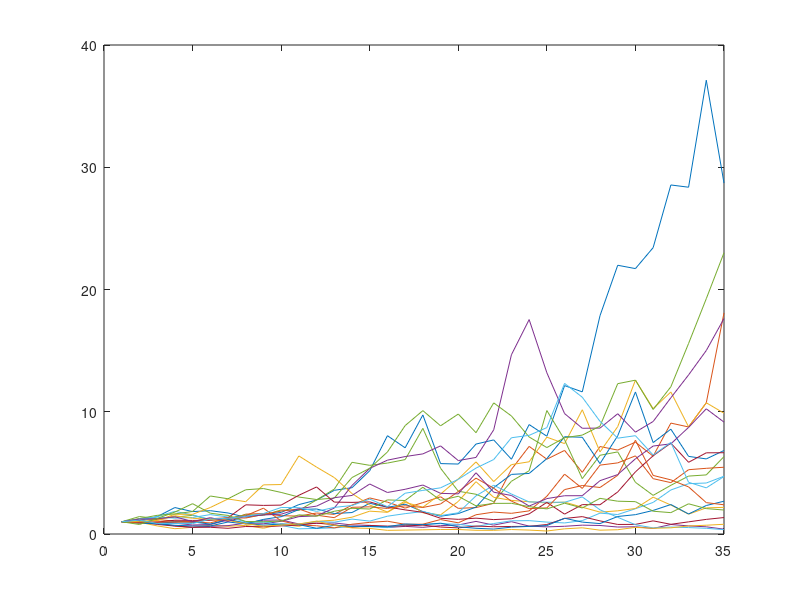

The MATLAB source for this figure:
clc;
Spot = 1;
maturity = 35;
sig = 0.23;
mu = 0.07;
m = 35;
dt = maturity/m;

S = zeros(m,1);
t = zeros(m,1);

disp('simulating index values')
S = ones(10000,m);
%S(1) = Spot;
t(1) = 0;
T = maturity;
for n = 1:10000
    for i = 2:m
        
        T = T-dt;
        z = randn;
        
        S(n,i) = S(n,i-1) * exp((mu-sig*sig/2)*dt + sig*sqrt(dt)*z);
        t(i) = maturity - T;
        
    end
end

ret_index = ones(10000,m);
for n = 1:10000
    for i = 2:m
        
        ret_index(n,i) = S(n,i)/S(n,i-1)-1;
    end
end
disp('Sample plot of index for 20 simulations')
plot(1:35,S(1:20,:))
%%Portfolio S1
disp('--------------------------------------')

disp('Portfolio S1')
P1 = zeros(1,m);
P1(1,1) = 10000;

for j = 1:m-1
    P1(1,j+1) = P1(1,j)*1.03 + 10000;
end
P1(1,m) = P1(1,m);
disp('Value of Portfolio S1 at the end of 35 years period')
P1(1,35)
disp('--------------------------------------')



%Portfolio S2
disp('--------------------------------------')
disp('Portfolio S2')
P2 = zeros(n,m);
P2(:,1) = 10000;

for j=2:m
    for i = 1:10000
        P2(i,j) = (1+(ret_index(i,j)))*P2(i,j-1) + 10000;
    end
end


%Calculate probability of final portfolio value exceeding $1M
for j=1:10000
    if P2(j,m)>1000000
        P_2M(j,1)=1;
    end
end


Prob_avg = mean(P_2M(:,1))
Prob_std = std(P_2M(:,1))
P2_Std_Err_Prob = Prob_std/sqrt(10000)
P2_avg = mean(P2(:,m))
P2_med = median(P2(:,m))
P2_Std_Err_Avg = std(P2(:,m))/sqrt(10000)
P2_stddev = std(P2(:,m))
P2_perc10 = prctile(P2(:,m),10)
P2_perc50 = prctile(P2(:,m),50)
P2_perc90 = prctile(P2(:,m),90)
disp('--------------------------------------')

%Strategy 3
disp('--------------------------------------')
disp('Portfolio S3')
P3 = zeros(10000,m);
P3(:,1) = 10000;
P3_1M = zeros(n,1);

for j=2:m
    for i = 1:10000
        P3(i,j) = ((1+(ret_index(i,j)))*P3(i,j-1)*0.5) + (0.5*P3(i,j-1)*1.03) + 10000;
    end
end

%Calculate probability of final portfolio value exceeding $1M
for j=1:10000
    if P3(j,m)>1000000
        P3_1M(j,1)=1;
    end
end

Prob_avg3 = mean(P3_1M(:,1))
Prob_std3 = std(P3_1M(:,1))
P2_Std_Err_Prob = Prob_std3/sqrt(10000)
P3_avg = mean(P3(:,m))
P3_med = median(P3(:,m))
P3_stddev = std(P3(:,m))
P3_Std_Err_Avg = P3_stddev/sqrt(10000)
P3_perc10 = prctile(P3(:,m),10)
P3_perc50 = prctile(P3(:,m),50)
P3_perc90 = prctile(P3(:,m),90)

disp('--------------------------------------')

% Dynamic rebalancing strategy
disp('--------------------------------------')
disp('Portfolio S4: Dynamic rebalancing Strategy')
P4 = zeros(n,m);
P4(:,1) = 10000;
P4_1M = zeros(n,1);
sharpe = zeros(1,m);

for j=3:m
    %Growth optimal portfolio
    sharpe(1,j) = (mean(ret_index(:,j-1)-0.03))/var(ret_index(:,j-1));
end
sharpe(1,1)=0.5;
sharpe(1,2)=0.5;
for j=2:m
    for i = 1:n
        P4(i,j) = ((1+(ret_index(i,j)))*P4(i,j-1)*sharpe(1,j-1)) + ((1-sharpe(1,j-1))*P4(i,j-1)*1.03) + 10000;
    end
end


%Calculate probability of final portfolio value exceeding $1M
for j=1:n
    if P4(j,m)>1000000
        P4_1M(j,1)=1;
    end
end

disp('b* calculated every year and portfolio re-balanced on calculated b*')
Prob_avg4 = mean(P4_1M(:,1))
Prob_std4 = std(P4_1M(:,1))
%Strategy 4 - Portfolio Value
P4_Std_Err_Prob = Prob_std4/sqrt(10000)
P4_avg = mean(P4(:,m))
P4_med = median(P4(:,m))
P4_stddev = std(P4(:,m))
P4_Std_Err_Avg = P4_stddev/sqrt(10000)
disp('--------------------------------------')

disp('--------------------------------------')
disp('Constant ratio Rebalancing Strategy')
%Constant Ratio Rebalancing Strategy
P5 = zeros(n,m);
P5(:,1) = 10000;
P5_1M = zeros(n,1);
const_sharpe = zeros(1,m);


%Growth optimal portfolio

const_sharpe = (0.07-0.03)/(0.23^2)

sharpe(1,1)=0.5;
sharpe(1,2)=0.5;
for j=2:m
    for i = 1:n
        P5(i,j) = ((1+(ret_index(i,j)))*P5(i,j-1)*const_sharpe) + ((1-const_sharpe)*P5(i,j-1)*1.03) + 10000;
    end
end


%Calculate probability of final portfolio value exceeding $1M
for j=1:n
    if P5(j,m)>1000000
        P5_1M(j,1)=1;
    end
end

disp('b* calculated at initial time based on mu=7, rf=3, sigma=0.23')
disp('Rebalancing done every year on constant b*')
Prob_avg5 = mean(P5_1M(:,1))
Prob_std5 = std(P5_1M(:,1))

P5_Std_Err_Prob = Prob_std5/sqrt(10000)
P5_avg = mean(P5(:,m))
P5_med = median(P5(:,m))
P5_stddev = std(P5(:,m))
P5_Std_Err_Avg = P5_stddev/sqrt(10000)

disp('--------------------------------------')

%Part C
disp('--------------------------------------')
disp('Part C. Portfolio S2 Calculating Probability of hitting 20000 before 5000 for portfolio ')

P2new = zeros(10000,m);
P2new(:,1) = 10000;
P2new_1N = zeros(10000,1);
P3new = zeros(10000,m);
P3new(:,1) = 10000;
P3new_1N = zeros(10000,1);


for j=2:m
    for i = 1:10000
        P2new(i,j) = (1+(ret_index(i,j)))*P2new(i,j-1);
    end
end
counter=0;
for j=1:10000
    index_5000=min(find(P2new(j,:)<=5000));
    index_20000=min(find(P2new(j,:)>=20000));
    if isempty(index_20000) && isempty(index_5000)
        counter = counter+1;
        P2new_IN(j,1)=0;
    elseif isempty(index_20000)
        P2new_IN(j,1)=0;
    elseif isempty(index_5000)
        P2new_IN(j,1)=1;
    else
        if index_5000<index_20000
            P2new_IN(j,1)=0;
        else P2new_IN(j,1)=1;
        end
    end
    
end
sum1=sum(P2new_IN)
Prob2_new_avg = sum1/(n-counter)
Std_Prob2_new = std(P2new_IN)/sqrt(n-counter)
disp('--------------------------------------')


%Strategy 3 - new
disp('--------------------------------------')
disp('Part C. Portfolio S3 Calculating Probability of hitting 20000 before 5000 for portfolio ')
for j=2:m
    for i = 1:10000
        P3new(i,j) = ((1+(ret_index(i,j)))*P3new(i,j-1)*0.5) + (0.5*P3new(i,j-1)*1.03);
    end
end
counter=0;
for j=1:n
    index_5000_3=min(find(P3new(j,:)<=5000));
    index_20000_3=min(find(P3new(j,:)>=20000));
    if isempty(index_20000) && isempty(index_5000)
        counter = counter+1;
        P3new_IN(j,1)=0;
    elseif isempty(index_20000_3)
        P3new_IN(j,1)=0;
    elseif isempty(index_5000_3)
        P3new_IN(j,1)=1;
    else
        if index_5000_3<index_20000_3
            P3new_IN(j,1)=0;
        else P3new_IN(j,1)=1;
        end
    end
end

sum2=sum(P3new_IN);
Prob3_new_avg = sum2/(n-counter-1)
Std_Prob3_new = std(P3new_IN)/sqrt(n-counter-1)
disp('--------------------------------------')

%Output
% simulating index values
% Sample plot of index for 20 simulations
% --------------------------------------
% Portfolio S1
% Value of Portfolio S1 at the end of 35 years period
% 
% ans =
% 
%    6.0462e+05
% 
% --------------------------------------
% --------------------------------------
% Portfolio S2
% 
% Prob_avg =
% 
%     0.4411
% 
% 
% Prob_std =
% 
%     0.4965
% 
% 
% P2_Std_Err_Prob =
% 
%     0.0050
% 
% 
% P2_avg =
% 
%    1.4524e+06
% 
% 
% P2_med =
% 
%    8.6890e+05
% 
% 
% P2_Std_Err_Avg =
% 
%    1.9969e+04
% 
% 
% P2_stddev =
% 
%    1.9969e+06
% 
% 
% P2_perc10 =
% 
%    3.0132e+05
% 
% 
% P2_perc50 =
% 
%    8.6890e+05
% 
% 
% P2_perc90 =
% 
%    3.0153e+06
% 
% --------------------------------------
% --------------------------------------
% Portfolio S3
% 
% Prob_avg3 =
% 
%     0.3306
% 
% 
% Prob_std3 =
% 
%     0.4705
% 
% 
% P2_Std_Err_Prob =
% 
%     0.0047
% 
% 
% P3_avg =
% 
%    9.2544e+05
% 
% 
% P3_med =
% 
%    8.1087e+05
% 
% 
% P3_stddev =
% 
%    4.8153e+05
% 
% 
% P3_Std_Err_Avg =
% 
%    4.8153e+03
% 
% 
% P3_perc10 =
% 
%    4.6660e+05
% 
% 
% P3_perc50 =
% 
%    8.1087e+05
% 
% 
% P3_perc90 =
% 
%    1.5104e+06
% 
% --------------------------------------
% --------------------------------------
% Portfolio S4: Dynamic rebalancing Strategy
% b* calculated every year and portfolio re-balanced on calculated b*
% 
% Prob_avg4 =
% 
%     0.4027
% 
% 
% Prob_std4 =
% 
%     0.4905
% 
% 
% P4_Std_Err_Prob =
% 
%     0.0049
% 
% 
% P4_avg =
% 
%    1.0843e+06
% 
% 
% P4_med =
% 
%    8.4879e+05
% 
% 
% P4_stddev =
% 
%    8.3666e+05
% 
% 
% P4_Std_Err_Avg =
% 
%    8.3666e+03
% 
% --------------------------------------
% --------------------------------------
% Constant ratio Rebalancing Strategy
% 
% const_sharpe =
% 
%     0.7561
% 
% b* calculated at initial time based on mu=7, rf=3, sigma=0.23
% Rebalancing done every year on constant b*
% 
% Prob_avg5 =
% 
%     0.4191
% 
% 
% Prob_std5 =
% 
%     0.4934
% 
% 
% P5_Std_Err_Prob =
% 
%     0.0049
% 
% 
% P5_avg =
% 
%    1.1625e+06
% 
% 
% P5_med =
% 
%    8.6328e+05
% 
% 
% P5_stddev =
% 
%    1.0356e+06
% 
% 
% P5_Std_Err_Avg =
% 
%    1.0356e+04
% 
% --------------------------------------
% --------------------------------------
% Part C. Portfolio S2 Calculating Probability of hitting 20000 before 5000 for portfolio 
% 
% sum1 =
% 
%         7742
% 
% 
% Prob2_new_avg =
% 
%     0.7983
% 
% 
% Std_Prob2_new =
% 
%     0.0042
% 
% --------------------------------------
% --------------------------------------
% Part C. Portfolio S3 Calculating Probability of hitting 20000 before 5000 for portfolio 
% 
% Prob3_new_avg =
% 
%     0.9191
% 
% 
% Std_Prob3_new =
% 
%     0.0027
% 
% --------------------------------------